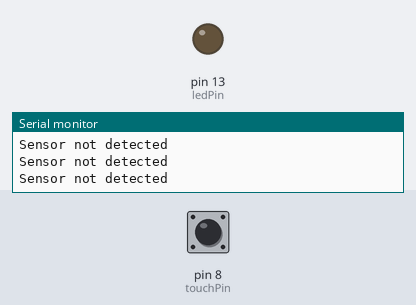
Simulated run of this sketch. Board: Arduino Uno, built with avr-gcc and run on an emulated ATmega328P. On the bench: output pins drawn as LEDs (lit = HIGH), the last lines printed to the serial monitor. The inputs (shaded band) are chosen by the test bench; at power-on: pin 8 (touchPin) LOW.

Above: at 1.4 s.
1.5 s: pin 8 (touchPin) pulled HIGH for 0.35 s
At 1.9 s:
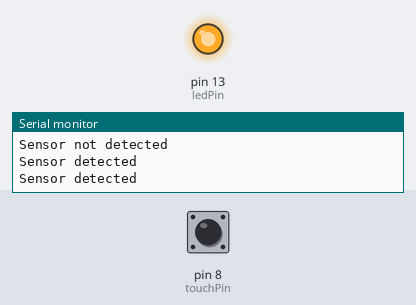
3.6 s: pin 8 (touchPin) pulled HIGH for 3.2 s
At 7.3 s:
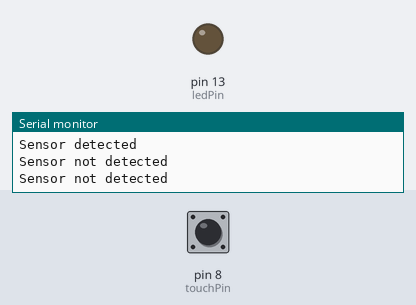
Timing chart, 0 to 8.8 s (numbered marks = the images above; inputs shaded):
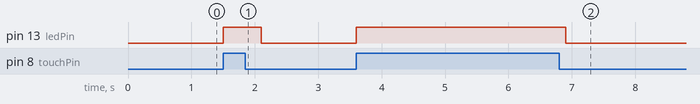

Measured:
- after the input at 1.5 s, pin 13 (ledPin): LOW → HIGH at once, → LOW 0.60 s later
- after the input at 3.6 s, pin 13 (ledPin): LOW → HIGH at once, → LOW 3.3 s later

The sketch:

exp02b_touch_sensor.ino
```cpp
/*
  Experiment 2 (b): Interfacing touch sensor with Arduino
  Wiring: Touch sensor SIG -> D8, VCC -> 5V, GND -> GND ; LED on D13 (on-board LED)
  Serial Monitor (9600): prints "Sensor detected" when touched, else "Sensor not detected".
*/
int touchPin = 8;
int ledPin = 13;

void setup() {
  pinMode(touchPin, INPUT);
  pinMode(ledPin, OUTPUT);
  Serial.begin(9600);
}

void loop() {
  if (digitalRead(touchPin) == HIGH) {
    digitalWrite(ledPin, HIGH);
    Serial.println("Sensor detected");
  } else {
    digitalWrite(ledPin, LOW);
    Serial.println("Sensor not detected");
  }
  delay(300);
}
```
